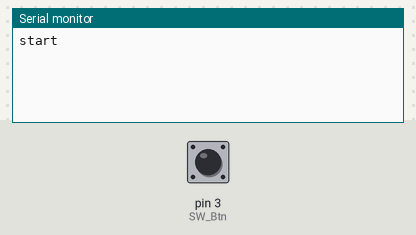
Bench run of a sketch on a simulated Arduino Uno, built with avr-gcc and run on an emulated ATmega328P. On the bench: the last lines printed to the serial monitor. The inputs (shaded band) are chosen by the test bench; at power-on: pin 3 (SW_Btn) HIGH.

Above: at 1.2 s.
1.3 s: pin 3 (SW_Btn) pulled LOW for 0.15 s
At 1.8 s:
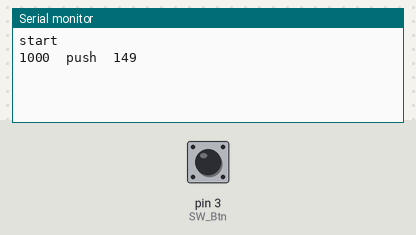
2.9 s: pin 3 (SW_Btn) pulled LOW for 1 s
At 4.9 s:
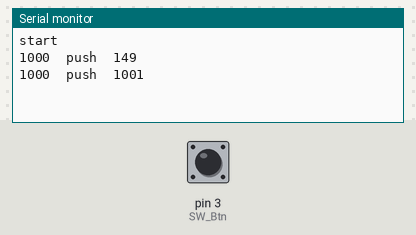
5.4 s: pin 3 (SW_Btn) pulled LOW for 0.15 s
At 6.1 s:
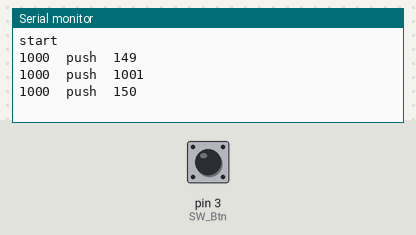

Measured:
- after the input at 1.3 s, the serial monitor: prints a new line at once (image 1)
- after the input at 2.9 s, the serial monitor: prints a new line at once (image 2)
- after the input at 5.4 s, the serial monitor: prints a new line at once (image 3)

The sketch:

push_stop_watch.ino
```cpp
#define SW_Btn 3

#define PUSH_Limit 8000
#define WAIT_Limit 1000

long hoge;
long huga;

void setup() {
  pinMode(SW_Btn, INPUT_PULLUP);
  Serial.begin(9600);
  Serial.println("start");
  hoge = 0;
}

void loop() {
  if (digitalRead(SW_Btn) == HIGH) {
    while (digitalRead(SW_Btn) == HIGH) {}

    if ((millis() - hoge) >= WAIT_Limit) {
      huga = WAIT_Limit;
    } else {
      huga = millis() - hoge;
    }
    hoge = millis();
    Serial.print(huga);
    Serial.print("\tpush\t");
  }

  if (digitalRead(SW_Btn) == LOW) {
    while (digitalRead(SW_Btn) == LOW) {
      if ((millis() - hoge) >= PUSH_Limit) {
        huga = millis() - hoge;
        hoge = millis();
        Serial.print(huga);
        Serial.print("\t");
      }
    }

    huga = millis() - hoge;
    hoge = millis();
    Serial.println(huga);
  }
}
```
